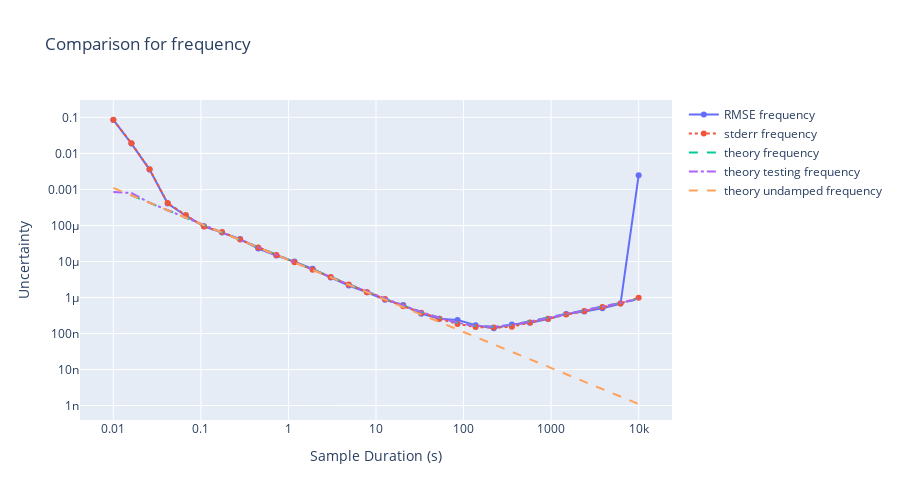
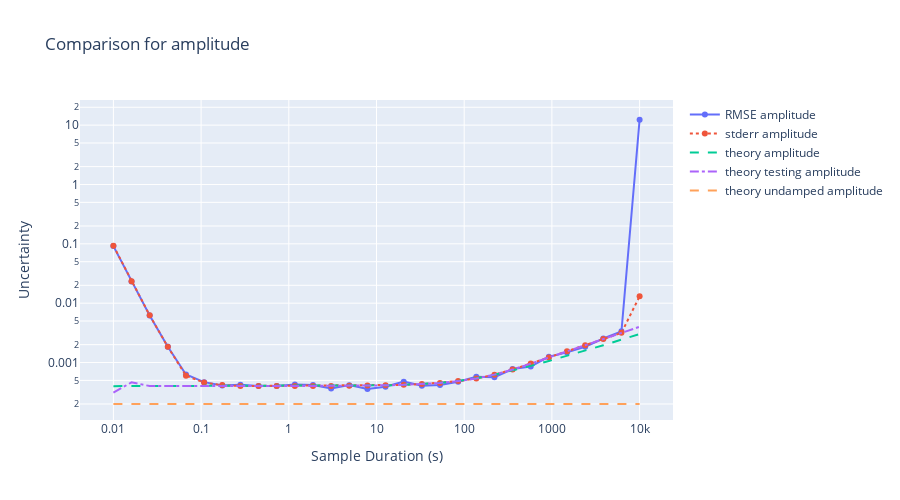
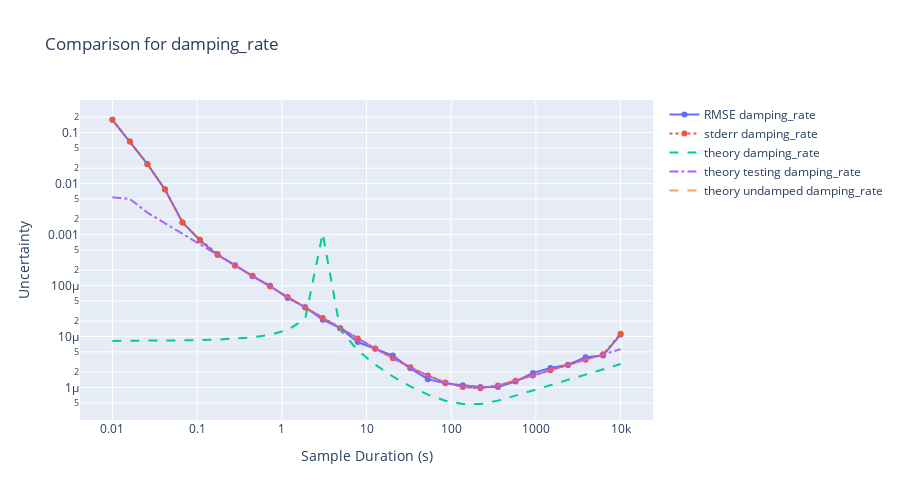
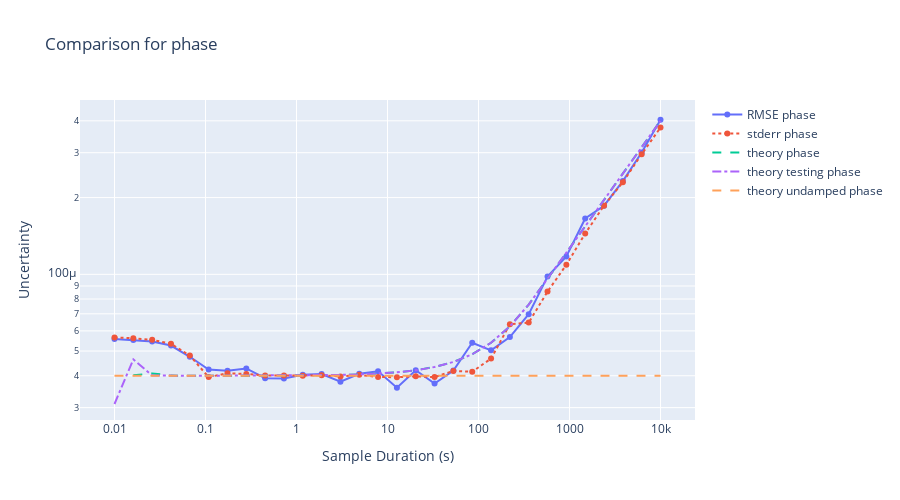

The notebook cell these images were saved under, in order:
### Code cell
import anal_fit_err
import importlib
import dataclasses

importlib.reload(anal_fit_err)

# Generate theoretical predictions
theory_undamped_curves = {
    "amplitude": [],
    "frequency": [],
    "phase": [],
    "damping_rate": [],
}

theory_curves = {"amplitude": [], "frequency": [], "phase": [], "damping_rate": []}

theory_testing_curves = {
    "amplitude": [],
    "frequency": [],
    "phase": [],
    "damping_rate": [],
}


for this_duration in durations:
    est = anal_fit_err.analy_err_in_fit_damp_sine(
        amp=true_params["amplitude"],
        samp_num=num_points,
        samp_time=this_duration,
        sigma_obs=noise_scale,
        damp_rate=true_params["damping_rate"],
    )
    theory_curves["amplitude"].append(est.amplitude)
    theory_curves["frequency"].append(est.frequency)
    theory_curves["phase"].append(est.phase)
    theory_curves["damping_rate"].append(est.damping_rate)

    est = anal_fit_err.analy_err_in_fit_damp_sine_testing(
        amp=true_params["amplitude"],
        samp_num=num_points,
        samp_time=this_duration,
        sigma_obs=noise_scale,
        damp_rate=true_params["damping_rate"],
    )
    theory_testing_curves["amplitude"].append(est.amplitude)
    theory_testing_curves["frequency"].append(est.frequency)
    theory_testing_curves["phase"].append(est.phase)
    theory_testing_curves["damping_rate"].append(est.damping_rate)

    est = anal_fit_err.analy_err_in_fit_sine(
        amplitude=true_params["amplitude"],
        samp_num=num_points,
        samp_time=this_duration,
        sigma_obs=noise_scale,
    )
    theory_undamped_curves["amplitude"].append(est.amplitude)
    theory_undamped_curves["frequency"].append(est.frequency)
    theory_undamped_curves["phase"].append(est.phase)
    theory_undamped_curves["damping_rate"].append(np.nan)


for key in true_params:
    fig = go.Figure()
    fig.add_trace(
        go.Scatter(
            x=durations, y=rmse_results[key], mode="lines+markers", name=f"RMSE {key}"
        )
    )
    fig.add_trace(
        go.Scatter(
            x=durations,
            y=stderr_results[key],
            mode="lines+markers",
            name=f"stderr {key}",
            line=dict(dash="dot"),
        )
    )
    fig.add_trace(
        go.Scatter(
            x=durations,
            y=theory_curves[key],
            mode="lines",
            name=f"theory {key}",
            line=dict(dash="dash"),
        )
    )
    fig.add_trace(
        go.Scatter(
            x=durations,
            y=theory_testing_curves[key],
            mode="lines",
            name=f"theory testing {key}",
            line=dict(dash="dashdot"),
        )
    )

    fig.add_trace(
        go.Scatter(
            x=durations,
            y=theory_undamped_curves[key],
            mode="lines",
            name=f"theory undamped {key}",
            line=dict(dash="dash"),
        )
    )

    fig.update_layout(
        title=f"Comparison for {key}",
        xaxis_title="Sample Duration (s)",
        yaxis_title="Uncertainty",
        width=900,
        height=500,
        yaxis_type="log",
        xaxis_type="log",
    )
    fig.show()
